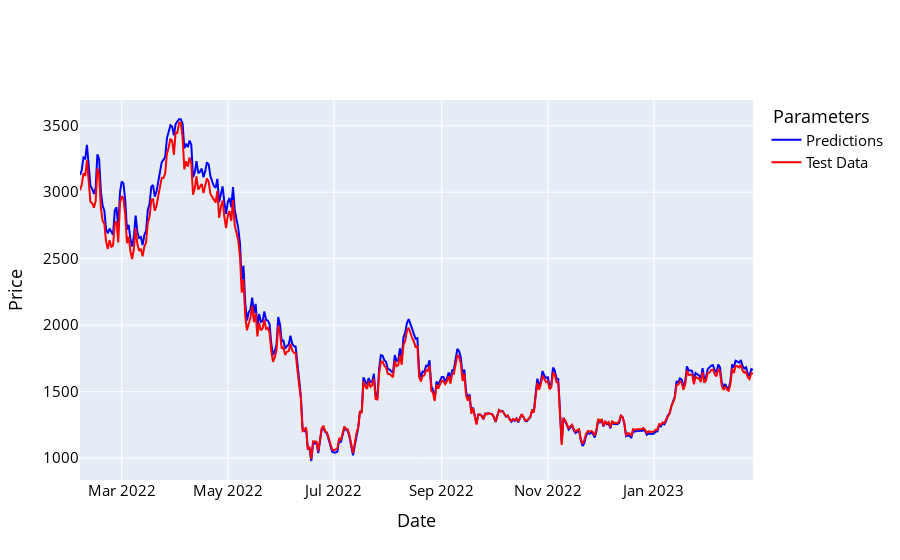

Notebook cell for this chart:
### Code cell
names = cycle(['Predictions', 'Test Data'])

fig = go.Figure()
fig.add_trace(go.Scatter(x=y_test_df.index, y=y_pred_df['Adj Close'], name='Predictions',
                         line=dict(width=2, color='blue')))
fig.add_trace(go.Scatter(x=y_test_df.index, y=y_test_df['Adj Close'], name='Test Data',
                         line=dict(width=2, color='red')))
fig.update_layout(xaxis_title='Date', yaxis_title='Price',
                  font_size=15, font_color='black', legend_title_text=' Parameters')
fig.show()

### Figure 1 — Plotly figure (JSON) as saved in the notebook; plotly's stock layout.template omitted (floating-point values rounded to 4 significant figures; data arrays with more than 128 entries replaced by an {"elided": "..."} marker saying what was removed)
{"data": [{"line": {"color": "blue", "width": 2}, "name": "Predictions", "type": "scatter", "x": {"elided": "388 str values"}, "y": {"elided": "388 float values"}}, {"line": {"color": "red", "width": 2}, "name": "Test Data", "type": "scatter", "x": {"elided": "388 str values"}, "y": {"elided": "388 float values"}}], "layout": {"font": {"color": "black", "size": 15}, "legend": {"title": {"text": " Parameters"}}, "xaxis": {"title": {"text": "Date"}}, "yaxis": {"title": {"text": "Price"}}}}
